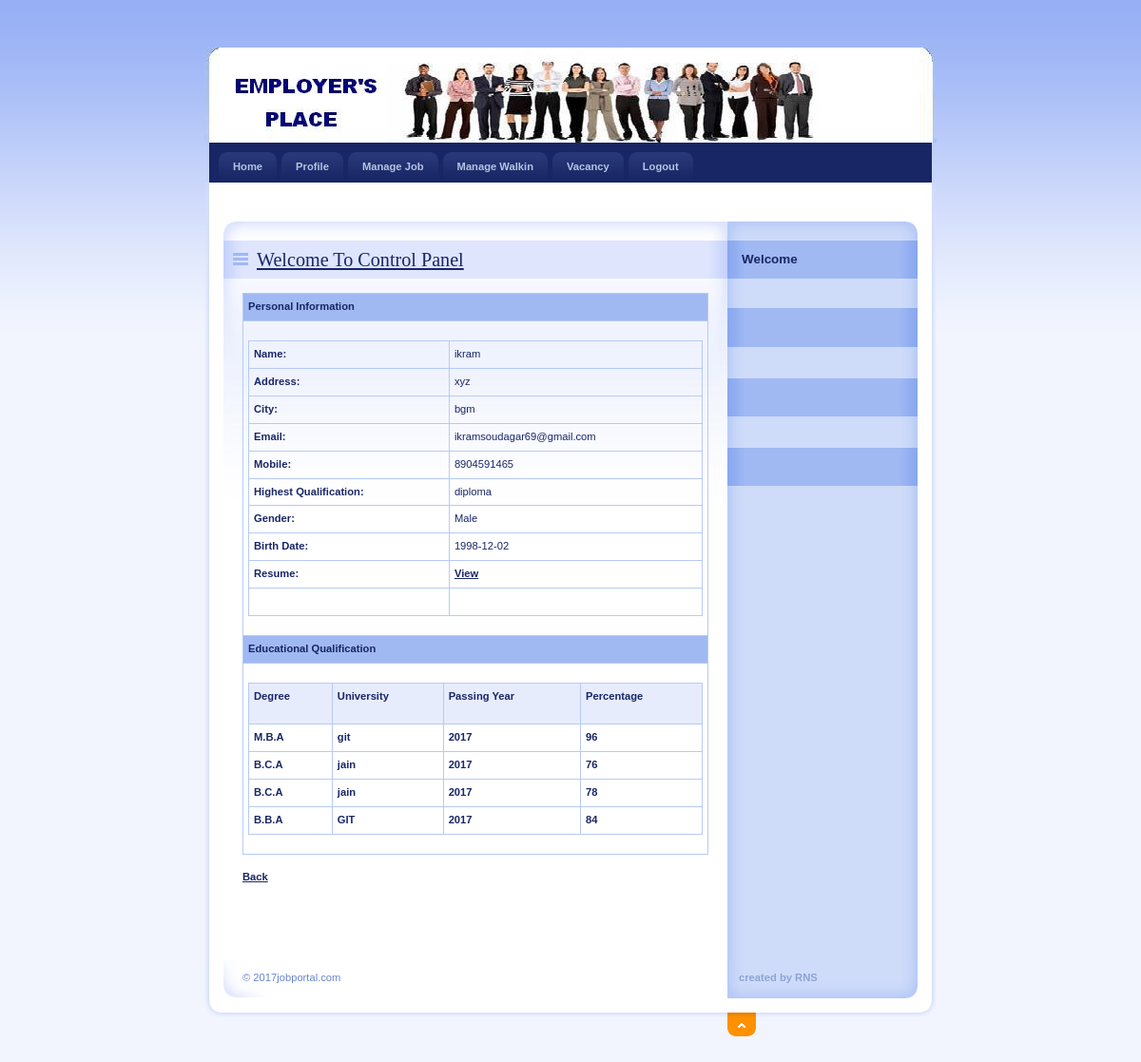
The page /Employer/ViewBiodata.php?JobSeekId=9 on the database its author committed.
### tables this page shows
CREATE TABLE IF NOT EXISTS `jobseeker_reg` (
  `JobSeekId` int(11) NOT NULL AUTO_INCREMENT,
  `JobSeekerName` varchar(20) NOT NULL,
  `Address` varchar(100) NOT NULL,
  `City` varchar(20) NOT NULL,
  `Email` varchar(40) NOT NULL,
  `Mobile` bigint(20) NOT NULL,
  `Qualification` varchar(20) NOT NULL,
  `Gender` varchar(10) NOT NULL,
  `BirthDate` date NOT NULL,
  `Resume` varchar(200) NOT NULL,
  `Status` varchar(10) NOT NULL,
  `UserName` varchar(20) NOT NULL,
  `Password` varchar(20) NOT NULL,
  `Question` varchar(100) NOT NULL,
  `Answer` varchar(50) NOT NULL,
  PRIMARY KEY (`JobSeekId`),
  KEY `JobSeekId` (`JobSeekId`)
);

CREATE TABLE IF NOT EXISTS `jobseeker_education` (
  `EduId` int(11) NOT NULL AUTO_INCREMENT,
  `JobSeekId` int(11) NOT NULL,
  `Degree` varchar(20) NOT NULL,
  `University` varchar(100) NOT NULL,
  `PassingYear` mediumint(9) NOT NULL,
  `Percentage` float NOT NULL,
  PRIMARY KEY (`EduId`)
);

### Employer/ViewBiodata.php (the view, shortened to what this page needs)
<!DOCTYPE html PUBLIC "-//W3C//DTD XHTML 1.0 Strict//EN" "http://www.w3.org/TR/xhtml1/DTD/xhtml1-strict.dtd">
<html xmlns="http://www.w3.org/1999/xhtml" xml:lang="cs" lang="cs">
<head>
    <link rel="stylesheet" media="screen,projection" type="text/css" href="./css/main.css" />
    <link rel="stylesheet" media="print" type="text/css" href="./css/print.css" />
    <link rel="stylesheet" media="aural" type="text/css" href="./css/aural.css" />
    <link href="../SpryAssets/SpryValidationTextarea.css" rel="stylesheet" type="text/css" />
</head>
<body id="www-url-cz">
<div id="main" class="box">
<?php
include "Header.php"
?>
<?php
include "menu.php"
?>
    <div id="page" class="box">
    <div id="page-in" class="box">
        <div id="strip" class="box noprint">
            <p id="breadcrumbs">&nbsp;</p>
        </div>
        <div id="content">
            <div class="article">
                <h2><span><a href="#">Welcome To Control Panel</a></span></h2>
              <table width="100%" border="0" cellspacing="0" cellpadding="0">
                  <tr>
                    <td bgcolor="#A0B9F3"><strong>Personal Information</strong></td>
                  </tr>
                  <tr>
                    <td>
                    <?php
$ID=$_GET['JobSeekId'];
$con = mysql_connect("localhost","root");
$sql = "select * from JobSeeker_Reg where JobSeekId='".$ID."'  ";
$result = mysql_query($sql,$con);
$row = mysql_fetch_array($result)
?>
                <table width="100%" border="1" cellspacing="2" cellpadding="2">
                  <tr>
                    <td><strong>Name:</strong></td>
                    <td><?php echo $row['JobSeekerName'];?></td>
                  </tr>
                  <tr>
                    <td><strong>Address:</strong></td>
                    <td><?php echo $row['Address'];?></td>
                  </tr>
                  <tr>
                    <td><strong>City:</strong></td>
                    <td><?php echo $row['City'];?></td>
                  </tr>
                  <tr>
                    <td><strong>Email:</strong></td>
                    <td><?php echo $row['Email'];?></td>
                  </tr>
                  <tr>
                    <td><strong>Mobile:</strong></td>
                    <td><?php echo $row['Mobile'];?></td>
                  </tr>
                  <tr>
                    <td><strong>Highest Qualification:</strong></td>
                    <td><?php echo $row['Qualification'];?></td>
                  </tr>
                  <tr>
                    <td><strong>Gender:</strong></td>
                    <td><?php echo $row['Gender'];?></td>
                  </tr>
                  <tr>
                    <td><strong>Birth Date:</strong></td>
                    <td><?php echo $row['BirthDate'];?></td>
                  </tr>
                  <tr>
                    <td><strong>Resume:</strong></td>
                    <td><a href="../upload/<?php echo $row['Resume'];?>" target="_blank"><strong>View</strong></a></td>
                  </tr>
                  <tr>
                    <td>&nbsp;</td>
                    <td>&nbsp;</td>
                  </tr>
                </table>
                    </td>
                  </tr>
                  <tr>
                    <td bgcolor="#A0B9F3"><strong>Educational Qualification</strong></td>
                  </tr>
                  <tr>
                    <td><table width="100%" border="1" cellpadding="1" cellspacing="2" bordercolor="#006699" >
                      <tr>
                        <th height="32" bgcolor="#006699" class="style3"><div align="left" class="style9 style5 style2"><strong>Degree</strong></div></th>
                        <th bgcolor="#006699" class="style3"><div align="left" class="style9 style5 style2"><strong>University</strong></div></th>
                        <th bgcolor="#006699" class="style3"><div align="left" class="style9 style5 style2"><strong>Passing Year</strong></div></th>
                        <th bgcolor="#006699" class="style3"><div align="left" class="style9 style5 style2"><strong>Percentage</strong></div></th>
                      </tr>
                      <?php
					  $ID=$_GET['JobSeekId'];
$con = mysql_connect("localhost","root");
$sql = "select * from JobSeeker_Education where JobSeekId='".$ID."'";
$result = mysql_query($sql,$con);
while($row = mysql_fetch_array($result))
{
$Degree=$row['Degree'];
$Univ=$row['University'];
$Passing=$row['PassingYear'];
$Per=$row['Percentage'];
?>
                      <tr>
                        <td class="style3"><div align="left" class="style9 style5"><strong><?php echo $Degree;?></strong></div></td>
                        <td class="style3"><div align="left" class="style9 style5"><strong><?php echo $Univ;?></strong></div></td>
                        <td class="style3"><div align="left" class="style9 style5"><strong><?php echo $Passing;?></strong></div></td>
                        <td class="style3"><div align="left" class="style9 style5"><strong><?php echo $Per;?></strong></div></td>
                      </tr>
                      <?php
}
?>
                    </table></td>
                  </tr>
                </table>
                <p align="center"><a href="Application.php"><strong>Back</strong></a></p>
              <p class="btn-more box noprint">&nbsp;</p>
          </div>
        </div>
<?php
include "right.php"
?>
    </div>
    </div>
<?php
include "footer.php"
?>
</div>
</body>
</html>

### Employer/css/main.css (style rules this page uses)
* { min-height:1px; }
body { border:0; margin:0; padding:0; background:#F2F5FE url("../design/bg.gif") 0 0 repeat-x; font:70%/160% "verdana",sans-serif; color:#192666; _text-align:center; }
a { color:#192666; }
p { border:0; margin:15px 0; padding:0; }
div { display:block; border:0; margin:0; padding:0; }
h1, h2, h3, h4, h5 { border:0; margin:15px 0 10px 0; padding:0; font-weight:bold; }
h2 { font-size:180%; line-height:100%; font-family:"georgia",serif; font-weight:normal; }
table { display:table; border-collapse:collapse; margin:15px 0; padding:0; border:1px solid #B7CAF6; font-size:100%; }
tr { display:table-row; }
th, td { display: table-cell; border:1px solid #B7CAF6; margin:0; padding:5px; vertical-align:top; text-align:left; }
th { background:#E7ECFD; text-align:center; color:#192666; font-weight:bold; }
a, img, span { border:0; margin:0; padding:0; }
strong, .strong { font-weight:bold; }
.box { min-height:1px; _height:1px; }
.box:after { content:"."; display:block; line-height:0px; font-size:0px; visibility:hidden; clear:both; }
#main { width:770px; margin:50px auto 0 auto; _text-align:left; }
#page { width:770px; min-height:1px; background:#FFF url("../design/bg_page.gif") 0 0 repeat-y; _height:1px; }
#page-in { min-height:1px; padding:10px 0; background:url("../design/bg_page_in.jpg") 0 0 no-repeat; _height:1px; }
#strip { position:relative; clear:both; padding:3px 20px 10px 20px; color:#6182D1; }
#strip p { margin:0; }
#strip #breadcrumbs { width:520px; margin:0; padding:0; }
#content { float:left; width:530px; _width:550px; margin:0; padding:0 0 0 20px; }
#content .article { clear:both; margin:0; padding:20px; background:url("../design/content_article_bg.jpg") 0 0 no-repeat; }
#content .article h2 { margin:0 -20px; padding:10px; background:#DEE5FD url("../design/content_title_bg.gif") 0 0 repeat-y; color:#192666; }
#content .article h2 span { background:url("../design/ico_list.gif") 0 50% no-repeat; padding-left:25px; }
#content .article p { text-align:justify; }
#content .btn-more { margin:0 0 15px 0; padding:0; border:0; position:relative; }

### Employer/css/print.css (style rules this page uses)
body { border:0; margin:0; padding:0; font-size:12pt }
a { color:#000; text-decoration:none; }
h1, h2, h3 { page-break-after:avoid; page-break-inside:avoid; }
table { border-collapse: collapse; border-width:1px; border-style:solid; }
th, td { display:table-cell; border-width:1px; border-style:solid; }
.noprint { display:none; }

### Employer/css/aural.css (style rules this page uses)
body { voice-family:paul,male; volume:loud; speech-rate:slow; richness:90; stress:20; }
h1, h2, h3, h4, h5 { cue-before:url("ping.au"); }
p, table { pause:50ms; }
strong { pitch:medium; pitch-range:60; stress:90; richness:90; }

### Employer/ViewBiodata.php (style rules this page uses)
.style2 { font-weight: bold }
.style3 { font-weight: bold }

### rows shown on the page
jobseeker_reg: JobSeekerName "ikram", Address "xyz", City "bgm", Email "ikramsoudagar69@gmail.com", Mobile "8904591465", Qualification "diploma", Gender "Male", BirthDate "1998-12-02"
jobseeker_education: Degree "M.B.A", University "git", PassingYear "2017", Percentage "96"
jobseeker_education: Degree "B.C.A", University "jain", PassingYear "2017", Percentage "76"
jobseeker_education: Degree "B.C.A", University "jain", PassingYear "2017", Percentage "78"
jobseeker_education: Degree "B.B.A", University "GIT", PassingYear "2017", Percentage "84"
